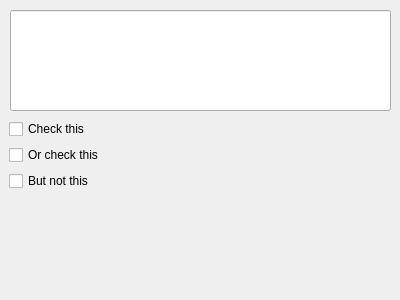
<?xml version="1.0" encoding="UTF-8"?>
<ui version="4.0">
 <class>Form</class>
 <widget class="QWidget" name="Form">
  <property name="geometry">
   <rect>
    <x>0</x>
    <y>0</y>
    <width>400</width>
    <height>300</height>
   </rect>
  </property>
  <property name="windowTitle">
   <string>SampleWidgetBoiiiis</string>
  </property>
  <widget class="QWidget" name="horizontalLayoutWidget">
   <property name="geometry">
    <rect>
     <x>10</x>
     <y>10</y>
     <width>381</width>
     <height>101</height>
    </rect>
   </property>
   <layout class="QHBoxLayout" name="horizontalLayout">
    <item>
     <widget class="QLineEdit" name="lineEdit">
      <property name="sizePolicy">
       <sizepolicy hsizetype="Expanding" vsizetype="MinimumExpanding">
        <horstretch>0</horstretch>
        <verstretch>0</verstretch>
       </sizepolicy>
      </property>
     </widget>
    </item>
   </layout>
  </widget>
  <widget class="QWidget" name="verticalLayoutWidget">
   <property name="geometry">
    <rect>
     <x>9</x>
     <y>119</y>
     <width>101</width>
     <height>151</height>
    </rect>
   </property>
   <layout class="QVBoxLayout" name="verticalLayout">
    <item>
     <widget class="QCheckBox" name="CheckBox1">
      <property name="text">
       <string>Check this</string>
      </property>
     </widget>
    </item>
    <item>
     <widget class="QCheckBox" name="CheckBox2">
      <property name="text">
       <string>Or check this</string>
      </property>
     </widget>
    </item>
    <item>
     <widget class="QCheckBox" name="CheckBox3">
      <property name="text">
       <string>But not this</string>
      </property>
     </widget>
    </item>
    <item>
     <spacer name="verticalSpacer">
      <property name="orientation">
       <enum>Qt::Vertical</enum>
      </property>
      <property name="sizeHint" stdset="0">
       <size>
        <width>20</width>
        <height>40</height>
       </size>
      </property>
     </spacer>
    </item>
   </layout>
  </widget>
 </widget>
 <resources/>
 <connections/>
</ui>
